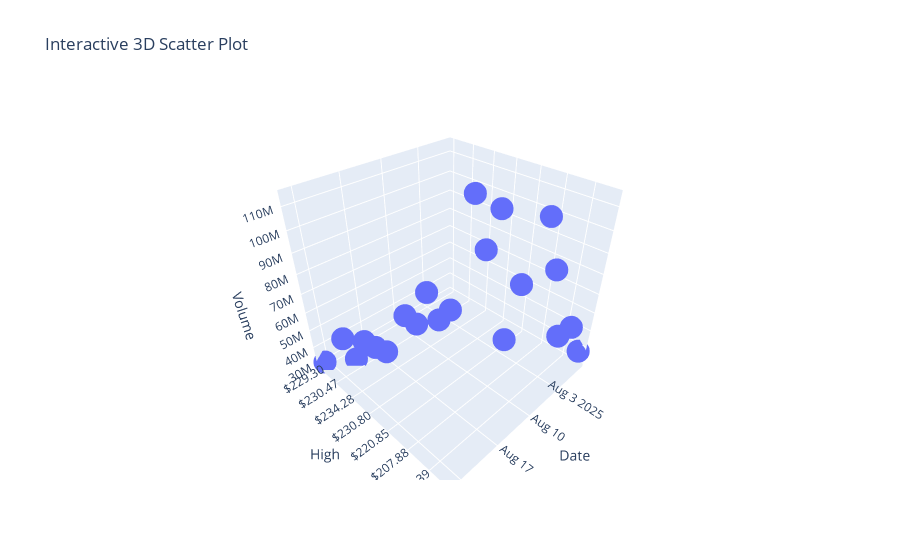

Notebook code for this chart:
### Code cell
fig=px.scatter_3d(df, x='Date',y='High',z='Volume', title='Interactive 3D Scatter Plot')
fig.show()

### Figure 1 — Plotly figure (JSON) as saved in the notebook; plotly's stock layout.template omitted (floating-point values rounded to 4 significant figures)
{"data": [{"hovertemplate": "Date=%{x}<br>High=%{y}<br>Volume=%{z}<extra></extra>", "legendgroup": "", "marker": {"color": "#636efa", "symbol": "circle"}, "mode": "markers", "name": "", "scene": "scene", "showlegend": false, "type": "scatter3d", "x": ["2025-08-25T00:00:00", "2025-08-22T00:00:00", "2025-08-21T00:00:00", "2025-08-20T00:00:00", "2025-08-19T00:00:00", "2025-08-18T00:00:00", "2025-08-15T00:00:00", "2025-08-14T00:00:00", "2025-08-13T00:00:00", "2025-08-12T00:00:00", "2025-08-11T00:00:00", "2025-08-08T00:00:00", "2025-08-07T00:00:00", "2025-08-06T00:00:00", "2025-08-05T00:00:00", "2025-08-04T00:00:00", "2025-08-01T00:00:00", "2025-07-31T00:00:00", "2025-07-30T00:00:00", "2025-07-29T00:00:00", "2025-07-28T00:00:00"], "y": ["$229.30", "$229.09", "$226.52", "$230.47", "$232.87", "$233.12", "$234.28", "$235.12", "$235.00", "$230.80", "$229.56", "$231.00", "$220.85", "$215.38", "$205.34", "$207.88", "$213.58", "$209.84", "$212.39", "$214.81", "$214.845"], "z": [30983130, 42477810, 30621250, 42263870, 39402560, 37476190, 56038660, 51916280, 69878550, 55672300, 61806130, 113854000, 90224830, 108483100, 44155080, 75109300, 104434500, 80698430, 45512510, 51411720, 37858020]}], "layout": {"legend": {"tracegroupgap": 0}, "scene": {"domain": {"x": [0, 1], "y": [0, 1]}, "xaxis": {"title": {"text": "Date"}}, "yaxis": {"title": {"text": "High"}}, "zaxis": {"title": {"text": "Volume"}}}, "title": {"text": "Interactive 3D Scatter Plot"}}}
